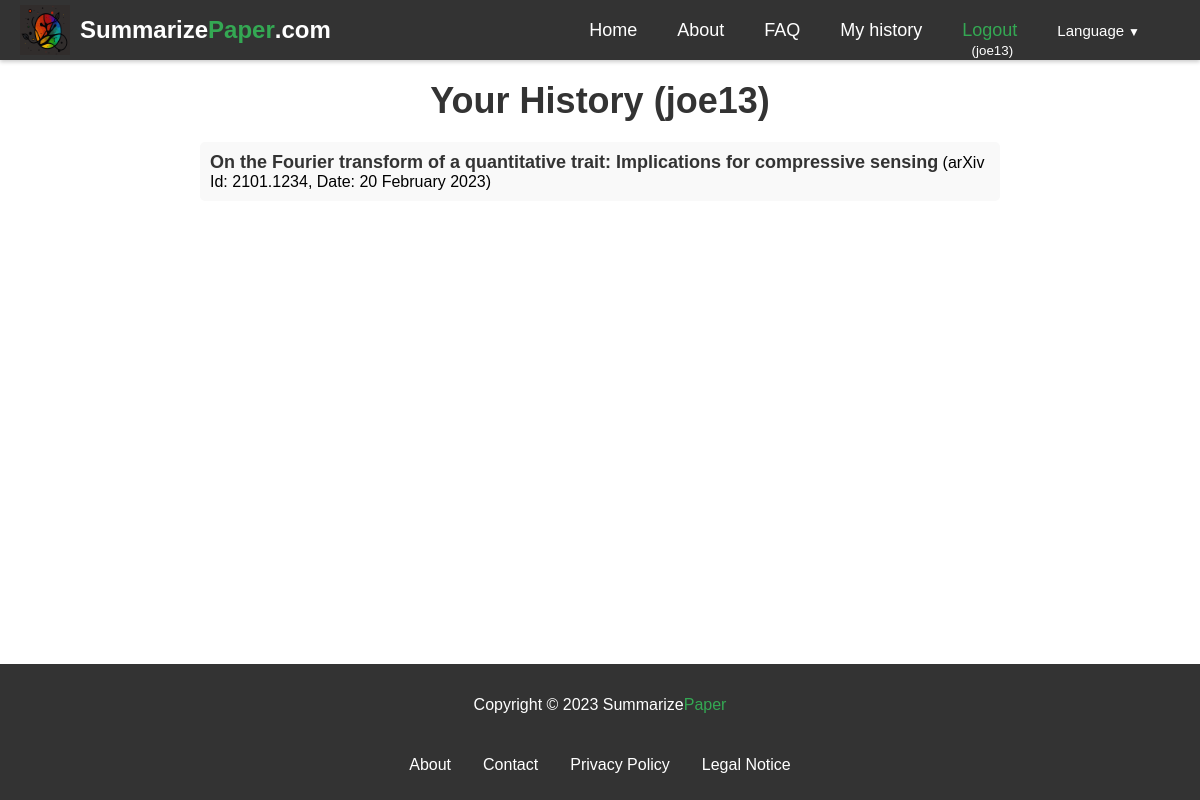
Page /history/ (signed in) on the earlier database version.
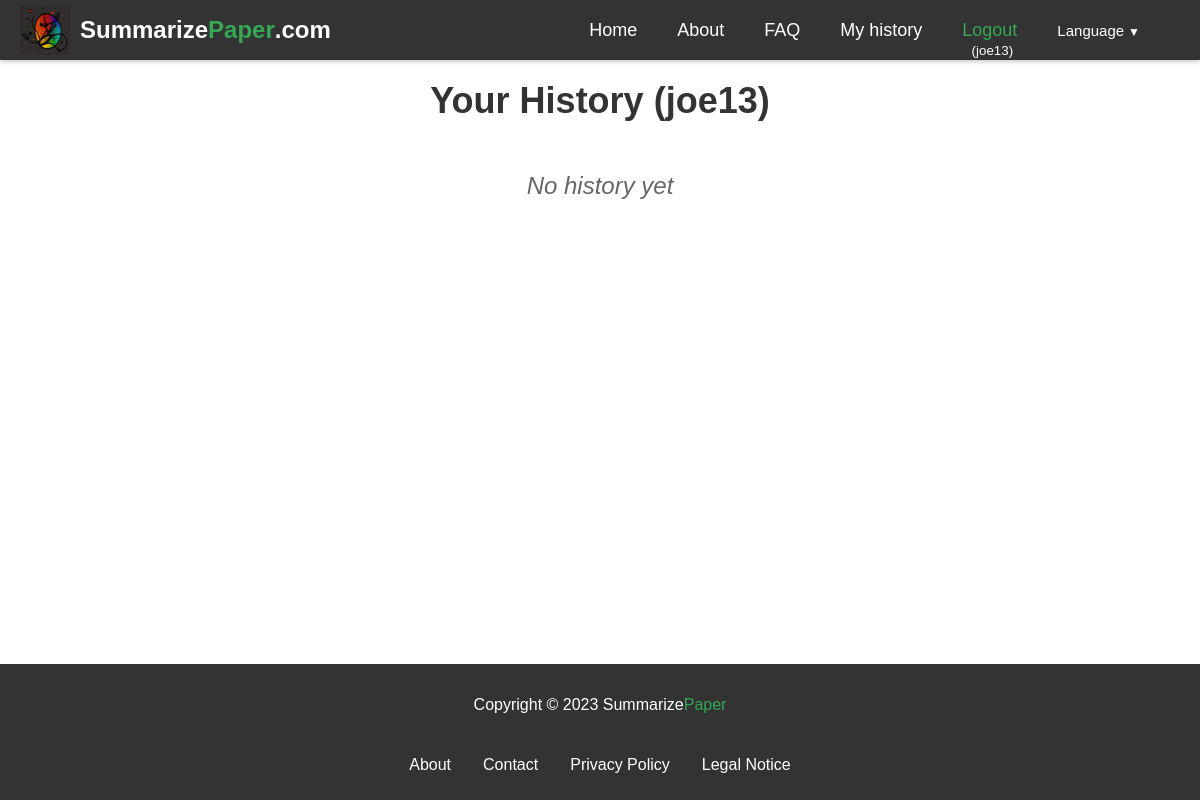
Same page on the later database version.
### summarizer/models.py (models this page shows, shortened)
class ArxivPaper(models.Model):
    id = models.AutoField(primary_key=True)
    arxiv_id = models.CharField(max_length=20, unique=True)
    created = models.DateTimeField(auto_now_add=True)
    updated = models.DateTimeField(auto_now=True)
    title = models.CharField(max_length=400, blank=True, null=True)
    abstract = models.TextField(blank=True, null=True)
    authors = models.ManyToManyField(Author, blank=True, through='PaperAuthor')
    link_doi = models.URLField(blank=True, null=True)
    link_homepage = models.URLField(blank=True, null=True)
    published_arxiv = models.DateField(blank=True, null=True)
    journal_ref = models.CharField(max_length=200, blank=True, null=True)
    comments = models.TextField(blank=True, null=True)
    license = models.CharField(max_length=400, blank=True, null=True)
    category = models.CharField(max_length=50, blank=True, null=True)
    updated_arxiv = models.DateField(blank=True, null=True)

class PaperHistory(models.Model):
    id = models.AutoField(primary_key=True)
    arxiv_id = models.CharField(max_length=20)
    created = models.DateTimeField(auto_now_add=True)
    updated = models.DateTimeField(auto_now=True)
    user = models.ForeignKey(User, on_delete=models.CASCADE)
    def __str__(self):
        return self.arxiv_id#+' '+self.user.username

### summarizer/views.py (the view)
# urls.py: path("history/", views.history, name="history"),
def history(request):
    stuff_for_frontend={}
    paper_history=[]
    if request.user.is_authenticated:
        auth=True
        history=PaperHistory.objects.filter(user=request.user).order_by('-created')
        print('history',history)
        for h in history:
            arxiv_paper = ArxivPaper.objects.filter(arxiv_id=h.arxiv_id).first()
            paperdate = h.created#.strftime('%d/%m/%Y')
            if arxiv_paper:
                paper_history.append({'arxiv_id': h.arxiv_id, 'title': arxiv_paper.title, 'date': paperdate})
            else:
                paper_history.append({'arxiv_id': h.arxiv_id, 'date': paperdate})
    else:
        auth=False
    stuff_for_frontend.update({
        'auth':auth,
        'paper_history':paper_history
    })
    return render(request, "summarizer/history.html", stuff_for_frontend)

### templates/summarizer/history.html (shortened to what this page needs)
{% extends 'base.html' %}
{% load static %}
{% load i18n %}
{% block content %}
{% if auth %}
<div class="history">
    <h1 class="history-title">Your History ({{ user.username }})</h1>
{% if paper_history %}
<ul class="history-list">
{% for h in paper_history %}
{% if h.title %}
  <li class="history-item"><a href="/{{LANGUAGE_CODE}}/arxiv-id/{{ h.arxiv_id }}" class="history-link">{{ h.title }}</a> (arXiv Id: {{ h.arxiv_id }}, Date: {{ h.date|date:"j F Y" }})</li>
{% else %}
  <li class="history-item">arXiv Id: <a href="/{{LANGUAGE_CODE}}/arxiv-id/{{ h.arxiv_id }}" class="history-link">{{ h.arxiv_id }}</a> (Date: {{ h.date }})</li>
{% endif %}
{% endfor %}
</ul>
{% else %}
<p class="history-message">No history yet</p>
{% endif %}
{% else %}
<p class="history-message">{% trans 'You cannot access this page.' %}</p>
{% endif %}
</div>
{% endblock %}

### templates/base.html (shortened to what this page needs)
{% load static %}
{% load i18n %}
{% load rosetta %}
{% get_current_language as LANGUAGE_CODE %}
<!DOCTYPE html>
<html lang="{{ LANGUAGE_CODE }}">
<head>
  <link rel="stylesheet" href="https://cdnjs.cloudflare.com/ajax/libs/font-awesome/5.15.1/css/all.min.css"
>
</head>
<body>
  <div class="main-content">
  <nav class="navbar">
    <div class="logo-container">
      <img src="{% static 'summarizer/images/logo.png' %}" alt="Summarize Paper logo">
      <a href="/{{LANGUAGE_CODE}}" class="logo"><span>Summarize</span><span>Paper</span>.com</a>
    </div>
    <ul class="nav-links">
      <li><a href="/{{LANGUAGE_CODE}}">{% trans 'Home' %}</a></li>
      <li><a href="/{{LANGUAGE_CODE}}/about">{% trans 'About' %}</a></li>
      <li><a href="/{{LANGUAGE_CODE}}/faq">{% trans 'FAQ' %}</a></li>
      {% if request.user.is_authenticated %}
      <li><a href="/{{LANGUAGE_CODE}}/history">{% trans 'My history' %}</a></li>
      <li style="height: 15px; display: flex; align-items: center;">
        <div style="display: flex; flex-direction: column; align-items: center;height: 100%;">
          <a href="/{{LANGUAGE_CODE}}/logout" style="color:#34a853">{% trans 'Logout' %}</a>
          <span style="margin-left: 5px;"><small>({{ request.user.username }})</small></span>
        </div>
      </li>
      {% else %}
          <li><a href="/{{LANGUAGE_CODE}}/login" style="color:#34a853">{% trans 'Login' %}</a></li>
      {% endif %}
      <li>
        <div class="dropdown">
  <a class="dropdown-toggle" href="#" id="navbarDropdown" role="button" data-toggle="dropdown" aria-haspopup="true" aria-expanded="false">
    <small>{% trans 'Language' %}<span class="dropdown-arrow">&#9660;</span></small>
  </a>
    {% get_current_language as LANGUAGE_CODE %}
    {% get_available_languages as LANGUAGES %}
    {% get_language_info_list for LANGUAGES as languages %}
</div>
    </li>
    </ul>
  </nav>
  {% block content %}
  {% endblock %}
  </div>
  <footer>
    <div class="container">
      <p>Copyright © 2023 Summarize<span style="color:#34a853">Paper</span></p>
      <nav>
        <ul>
          <li><a href="/{{LANGUAGE_CODE}}/about">{% trans 'About' %}</a></li>
          <li><a href="/{{LANGUAGE_CODE}}/contact">{% trans 'Contact' %}</a></li>
          <li><a href="/{{LANGUAGE_CODE}}/privacy">{% trans 'Privacy Policy' %}</a></li>
          <li><a href="/{{LANGUAGE_CODE}}/legal-notice">{% trans 'Legal Notice' %}</a></li>
        </ul>
      </nav>
    </div>
  </footer>
</body>
</html>

### templates/summarizer/history.html (style rules this page uses)
.history { max-width: 800px; margin: 0 auto; padding: 20px; }
.history-title { font-size: 36px; font-weight: bold; text-align: center; margin: 0; margin-bottom:20px; padding: 0; color: #333; }
.history-message { font-size: 24px; font-style: italic; text-align: center; margin: 50px 0; padding: 0; color: #666; }

### templates/base.html (style rules this page uses)
.navbar { display: flex; justify-content: space-between; align-items: center; height: 60px; padding: 0 20px; background-color: #333; color: #fff; box-shadow: 0px 2px 4px rgba(0,0,0,0.2); }
.logo { font-size: 24px; font-weight: bold; text-decoration: none; color: #fff; display: flex; align-items: center; }
.logo span:nth-of-type(1) { color: white; }
.logo span:nth-of-type(2) { color: #34a853; }
.nav-links { display: flex; list-style: none; margin: 0; padding: 0; }
.nav-links li { margin: 0 20px; }
.nav-links a { font-size: 18px; color: #fff; text-decoration: none; }
footer { background-color: #333; color: #fff; padding: 1em; text-align: center; flex-shrink: 0; }
footer a { color: #fff; text-decoration: none; }
footer nav { display: inline-block; margin-top: 1em; }
footer ul { list-style: none; margin: 0; padding: 0; display: flex; justify-content: center; }
footer li { margin: 10px 1em; }
body { font-family: Arial, sans-serif; margin:0; display: flex; flex-direction: column; min-height: 100vh; }
.main-content { flex: 1; }
.dropdown { position: relative; display: inline-block; margin-right:20px; }
.dropdown-arrow { margin-left: 0.25rem; font-size: 0.75rem; }
.logo-container { display: flex; align-items: center; }
.logo-container img { width: 50px; height: 50px; margin-right: 10px; }

Differences in the rows shown:
removed ArxivPaper: title "On the Fourier transform of a quantitative trait: Implications for compressive sensing"
removed PaperHistory: arxiv_id "2101.1234", date "20 February 2023"
Other differences:
text now shown: "No history yet"
list line gone: "(arXiv Id: , Date: )"
